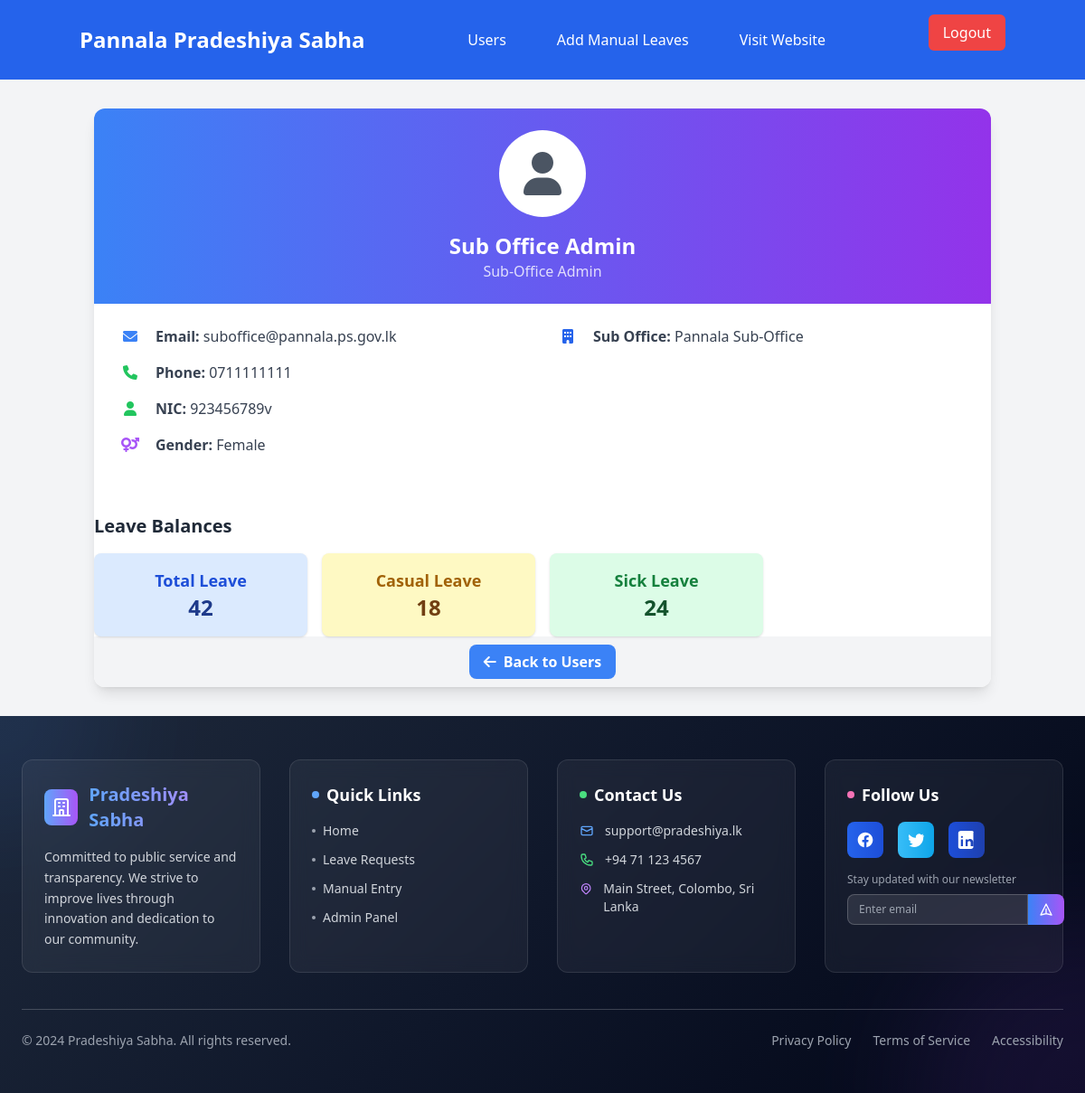
The page /admin/view-user.php?id=7 (signed in) on the database as committed earlier.
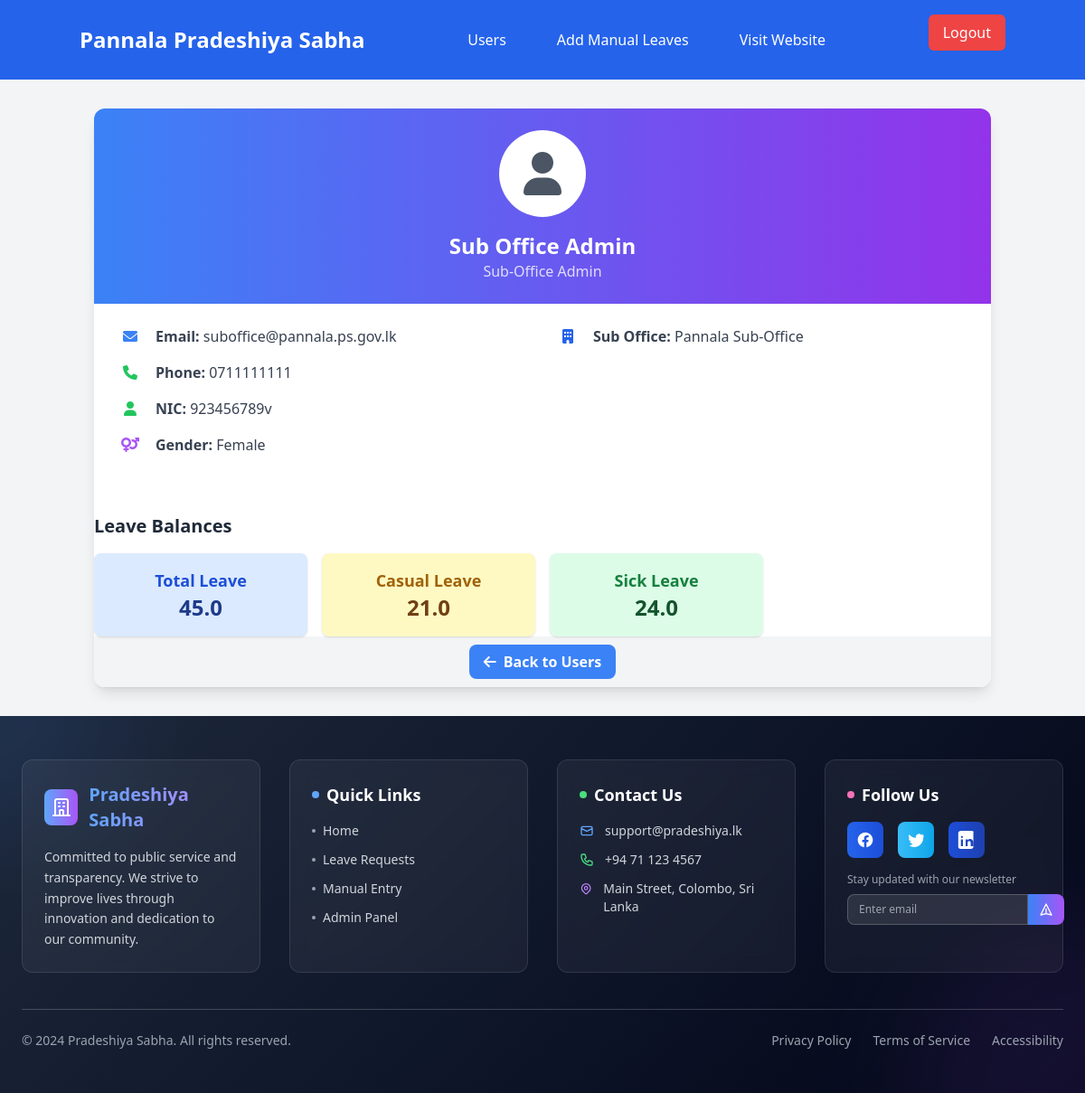
The same page on the database as committed later.
### tables this page shows
CREATE TABLE `wp_pradeshiya_sabha_users` (
  `ID` int NOT NULL,
  `username` varchar(255) NOT NULL,
  `password` varchar(255) NOT NULL,
  `first_name` varchar(255) NOT NULL,
  `last_name` varchar(255) NOT NULL,
  `gender` enum('Male','Female') NOT NULL,
  `email` varchar(255) NOT NULL,
  `address` text NOT NULL,
  `NIC` varchar(12) NOT NULL,
  `service_number` varchar(50) NOT NULL,
  `phone_number` varchar(20) DEFAULT NULL,
  `designation` varchar(255) NOT NULL,
  `sub_office` varchar(255) NOT NULL,
  `date_of_joining` date NOT NULL,
  `created_at` timestamp NOT NULL DEFAULT CURRENT_TIMESTAMP,
  `updated_at` timestamp NOT NULL DEFAULT CURRENT_TIMESTAMP ON UPDATE CURRENT_TIMESTAMP,
  `leave_balance` decimal(3,1) NOT NULL DEFAULT '20.0',
  `duty_leave_count` int DEFAULT '0',
  `casual_leave_balance` decimal(3,1) NOT NULL DEFAULT '21.0',
  `sick_leave_balance` decimal(3,1) NOT NULL DEFAULT '24.0',
  `department_id` int DEFAULT NULL,
  `designation_id` int DEFAULT NULL
);

### admin/view-user.php (the view, shortened to what the changed rows need)
<?php
require '../includes/dbconfig.php';
$admin_office = $_SESSION['user']['sub_office'] ?? '';
$user_id = intval($_GET['id']);
$sql = "SELECT u.*, d.department_name
        FROM wp_pradeshiya_sabha_users u
        LEFT JOIN wp_departments d ON u.department_id = d.department_id
        WHERE u.ID = ? AND u.sub_office = ?";
$stmt = $conn->prepare($sql);
$stmt->bind_param("is", $user_id, $admin_office);
$stmt->execute();
$result = $stmt->get_result();
$user = $result->fetch_assoc();
?>
<!DOCTYPE html>
<html lang="en">
<head>
    <script src="https://cdn.tailwindcss.com"></script>
    <link href="https://cdnjs.cloudflare.com/ajax/libs/font-awesome/6.0.0-beta3/css/all.min.css" rel="stylesheet">
</head>
<body class="bg-gray-100">
    <div class="container mx-auto px-4 py-8">
        <div class="user-card bg-white rounded-xl shadow-lg overflow-hidden max-w-5xl mx-auto">
            <div class="bg-gradient-to-r from-blue-500 to-purple-600 p-6 text-center">
                <div class="w-24 h-24 rounded-full bg-white mx-auto mb-4 flex items-center justify-center">
                    <i class="fas fa-user text-5xl text-gray-600"></i>
                </div>
                <h1 class="text-2xl font-bold text-white">
                    <?php echo htmlspecialchars($user['first_name'] . ' ' . $user['last_name']); ?>
                </h1>
                <p class="text-white opacity-80"><?php echo htmlspecialchars($user['designation']); ?></p>
            </div>
            <div class="p-6">
                <div class="grid grid-cols-1 md:grid-cols-2 gap-6">
                    <div class="space-y-4">
                        <div class="detail-item" style="animation-delay: 0.1s">
                            <div class="flex items-center">
                                <i class="fas fa-envelope text-blue-500 mr-3 w-8 text-center"></i>
                                <p class="text-gray-700">
                                    <strong>Email:</strong> <?php echo htmlspecialchars($user['email']); ?>
                                </p>
                            </div>
                        </div>
                        <div class="detail-item" style="animation-delay: 0.2s">
                            <div class="flex items-center">
                                <i class="fas fa-phone text-green-500 mr-3 w-8 text-center"></i>
                                <p class="text-gray-700">
                                    <strong>Phone:</strong> <?php echo htmlspecialchars($user['phone_number']); ?>
                                </p>
                            </div>
                        </div>
                        <div class="detail-item" style="animation-delay: 0.3s">
                            <div class="flex items-center">
                                <i class="fas fa-user text-green-500 mr-3 w-8 text-center"></i>
                                <p class="text-gray-700">
                                    <strong>NIC:</strong> <?php echo htmlspecialchars($user['NIC']); ?>
                                </p>
                            </div>
                        </div>
                        <div class="detail-item" style="animation-delay: 0.4s">
                            <div class="flex items-center">
                                <i class="fas fa-venus-mars text-purple-500 mr-3 w-8 text-center"></i>
                                <p class="text-gray-700">
                                    <strong>Gender:</strong> <?php echo htmlspecialchars($user['gender']); ?>
                                </p>
                            </div>
                        </div>
                    </div>
                    <div class="space-y-4">
                        <div class="detail-item" style="animation-delay: 0.7s">
                            <div class="flex items-center">
                                <i class="fas fa-building text-blue-600 mr-3 w-8 text-center"></i>
                                <p class="text-gray-700">
                                    <strong>Sub Office:</strong> <?php echo htmlspecialchars($user['sub_office']); ?>
                                </p>
                            </div>
                        </div>
                    </div>
                </div>
            </div>
            <div class="mt-10">
                <h2 class="text-xl font-bold text-gray-800 mb-4">Leave Balances</h2>
                <div class="grid grid-cols-1 md:grid-cols-4 gap-4 text-center">
                    <div class="bg-blue-100 p-4 rounded-lg shadow">
                        <h3 class="text-lg font-semibold text-blue-700">Total Leave</h3>
                        <p class="text-2xl text-blue-900 font-bold"><?php echo htmlspecialchars($user['leave_balance']); ?></p>
                    </div>
                    <div class="bg-yellow-100 p-4 rounded-lg shadow">
                        <h3 class="text-lg font-semibold text-yellow-700">Casual Leave</h3>
                        <p class="text-2xl text-yellow-900 font-bold"><?php echo htmlspecialchars($user['casual_leave_balance']); ?></p>
                    </div>
                    <div class="bg-green-100 p-4 rounded-lg shadow">
                        <h3 class="text-lg font-semibold text-green-700">Sick Leave</h3>
                        <p class="text-2xl text-green-900 font-bold"><?php echo htmlspecialchars($user['sick_leave_balance']); ?></p>
                    </div>
                </div>
            </div>
        </div>
    </div>
    <?php require '../includes/admin-footer.php'; ?>
</body>
</html>

Rows that differ between the two databases and show on the page:
changed wp_pradeshiya_sabha_users "Sub Office Admin": leave_balance "42" → "45.0"; casual_leave_balance "18" → "21.0"; sick_leave_balance "24" → "24.0"
